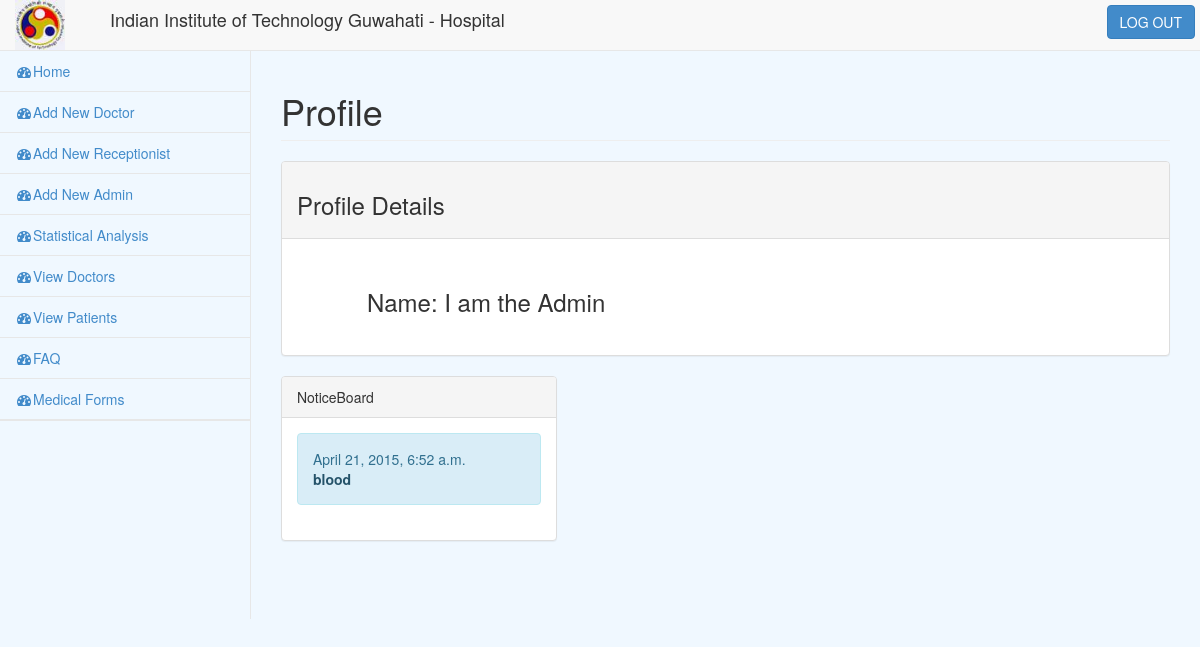
Page / (signed in) on the earlier database version.
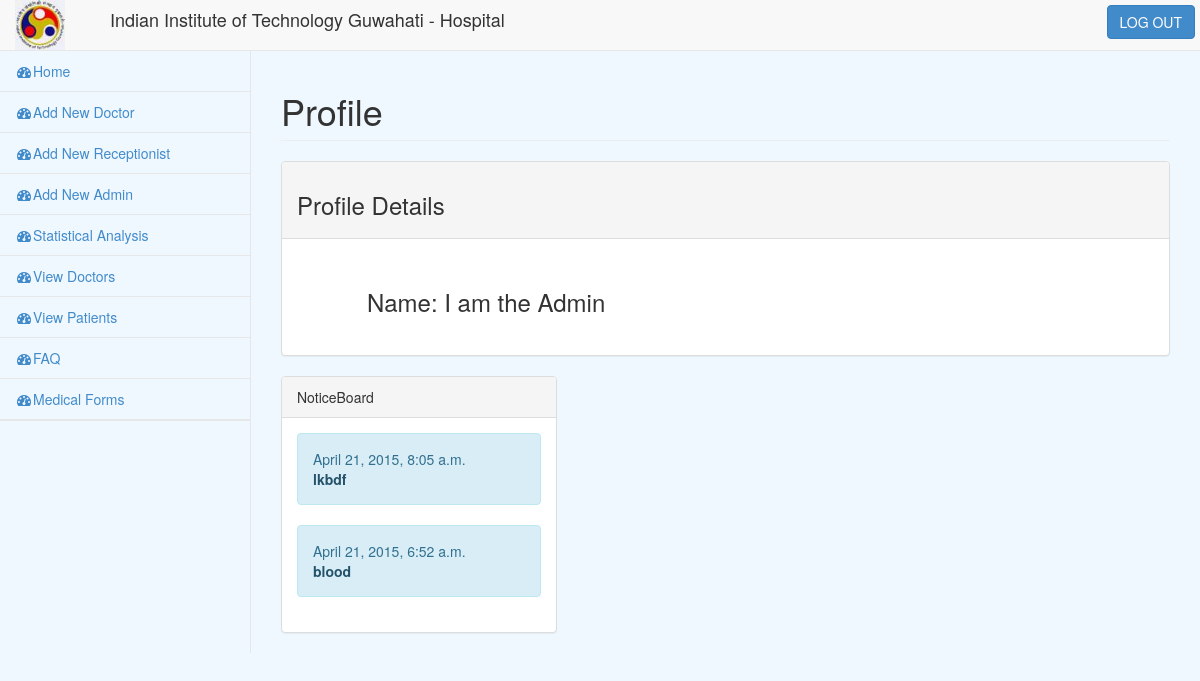
Same page on the later database version.
### database/models.py (models this page shows, shortened)
class Post(models.Model):
    title=models.CharField(max_length=140)
    body = models.TextField()
    date = models.DateTimeField()

### login/views.py (the view, shortened to what this page needs)
# urls.py: url(r'^$', views.index, name='index'),
def index(request):
    context = RequestContext(request)
    if 'index' not  in request.session:
            return render_to_response('login/login.html', context)
    else:
        username =request.session["index"]
        Object_Searched = Registration.objects.filter(username = username)
        Object_Searched = Object_Searched[0]
        Category = Object_Searched.category
        if(Category==1):
            object_doc = Doctor.objects.get(username = username)
            object_notice = Post.objects.all().order_by('-date')[:5]
            context_dict = {'object_doc':object_doc,'object_reg': Object_Searched, 'object_notice':object_notice}
            return render_to_response('login/doctor_homepage.html',
                context_instance=RequestContext(request,context_dict) )
        elif(Category==4):
            object_notice = Post.objects.all().order_by('-date')[:5]
            context_dict = {'object_reg': Object_Searched, 'object_notice':object_notice}
            return render(request,'login/admin_homepage.html',context_dict)

### login/templates/login/admin_homepage.html (shortened to what the changed rows need)
<!DOCTYPE html>
<html lang="en">
<head>
    <link href="/static/css/bootstrap.min.css" rel="stylesheet">
    <link href="/static/css/plugins/metisMenu/metisMenu.min.css" rel="stylesheet">
    <link href="/static/css/plugins/timeline.css" rel="stylesheet">
    <link href="/static/css/sb-admin-2.css" rel="stylesheet">
    <link href="/static/css/plugins/dataTables.bootstrap.css" rel="stylesheet">
    <link href="/static/css/plugins/morris.css" rel="stylesheet">
    <link href="/static/font-awesome-4.1.0/css/font-awesome.min.css" rel="stylesheet" type="text/css">
</head>
<body>
    <div id="wrapper">
        {% block page-wrapper %}
        <div id="page-wrapper">
            <div class="row">
                <div class="col-lg-12">
                    <h1 class="page-header">Profile</h1>
                </div>
            </div>
            <div class="row">
                <div class = "col-lg-4">
                    <div class="panel panel-default">
                        <div class="panel-body">
                           {% for obj in object_notice %}
                            <div class="alert alert-info">
                                <div>{{ obj.date }}</div>
                                <div><a href="noticeboard/{{ obj.id }}" target="_blank" class="alert-link">{{ obj.title }}</a></div>
                            </div>
                            {% endfor %}
                        </div>
                    </div>
                </div>
            </div>
          </div>
          {% endblock page-wrapper %}
    </div>
</body>
</html>

Differences in the rows shown:
added Post: date "April 21, 2015, 8:05 a.m.", title "lkbdf"
